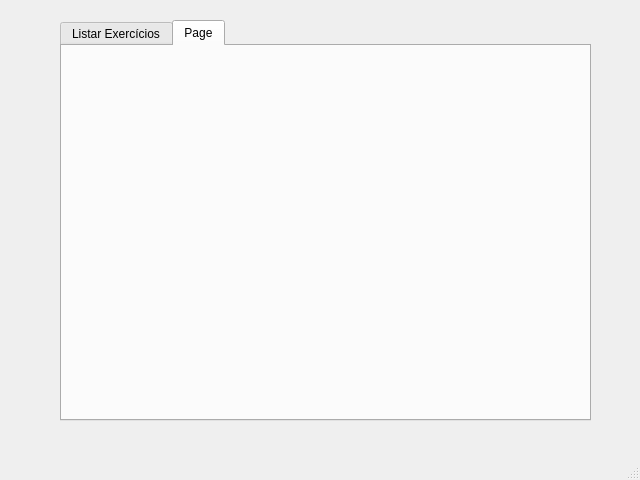
<?xml version="1.0" encoding="UTF-8"?>
<ui version="4.0">
 <class>MainWindow</class>
 <widget class="QMainWindow" name="MainWindow">
  <property name="geometry">
   <rect>
    <x>0</x>
    <y>0</y>
    <width>640</width>
    <height>480</height>
   </rect>
  </property>
  <property name="windowTitle">
   <string>MainWindow</string>
  </property>
  <widget class="QWidget" name="centralwidget">
   <widget class="QTabWidget" name="tabWidget">
    <property name="geometry">
     <rect>
      <x>60</x>
      <y>20</y>
      <width>531</width>
      <height>401</height>
     </rect>
    </property>
    <property name="currentIndex">
     <number>1</number>
    </property>
    <widget class="QWidget" name="tab">
     <attribute name="title">
      <string>Listar Exercícios</string>
     </attribute>
     <widget class="QLabel" name="label_2">
      <property name="geometry">
       <rect>
        <x>190</x>
        <y>40</y>
        <width>191</width>
        <height>21</height>
       </rect>
      </property>
      <property name="text">
       <string>Exercícios Cadastrados</string>
      </property>
     </widget>
     <widget class="QTableWidget" name="tableWidget">
      <property name="enabled">
       <bool>true</bool>
      </property>
      <property name="geometry">
       <rect>
        <x>60</x>
        <y>80</y>
        <width>411</width>
        <height>201</height>
       </rect>
      </property>
      <property name="layoutDirection">
       <enum>Qt::LeftToRight</enum>
      </property>
      <property name="lineWidth">
       <number>-5</number>
      </property>
      <property name="autoScroll">
       <bool>true</bool>
      </property>
      <property name="dragEnabled">
       <bool>true</bool>
      </property>
      <property name="showGrid">
       <bool>false</bool>
      </property>
      <property name="sortingEnabled">
       <bool>false</bool>
      </property>
      <property name="wordWrap">
       <bool>true</bool>
      </property>
      <property name="rowCount">
       <number>1</number>
      </property>
      <property name="columnCount">
       <number>2</number>
      </property>
      <attribute name="horizontalHeaderDefaultSectionSize">
       <number>125</number>
      </attribute>
      <attribute name="horizontalHeaderStretchLastSection">
       <bool>true</bool>
      </attribute>
      <row/>
      <column>
       <property name="text">
        <string>Submissões corretas</string>
       </property>
      </column>
      <column>
       <property name="text">
        <string>Nome</string>
       </property>
      </column>
      <item row="0" column="0">
       <property name="text">
        <string/>
       </property>
       <property name="textAlignment">
        <set>AlignLeading|AlignBottom</set>
       </property>
      </item>
      <item row="0" column="1">
       <property name="text">
        <string>AAAAAAAAAAAAAAAAAAAAAAAAAAA</string>
       </property>
      </item>
     </widget>
    </widget>
    <widget class="QWidget" name="tab_3">
     <attribute name="title">
      <string>Page</string>
     </attribute>
    </widget>
   </widget>
  </widget>
  <widget class="QMenuBar" name="menubar">
   <property name="geometry">
    <rect>
     <x>0</x>
     <y>0</y>
     <width>640</width>
     <height>22</height>
    </rect>
   </property>
  </widget>
  <widget class="QStatusBar" name="statusbar"/>
 </widget>
 <resources/>
 <connections/>
</ui>
